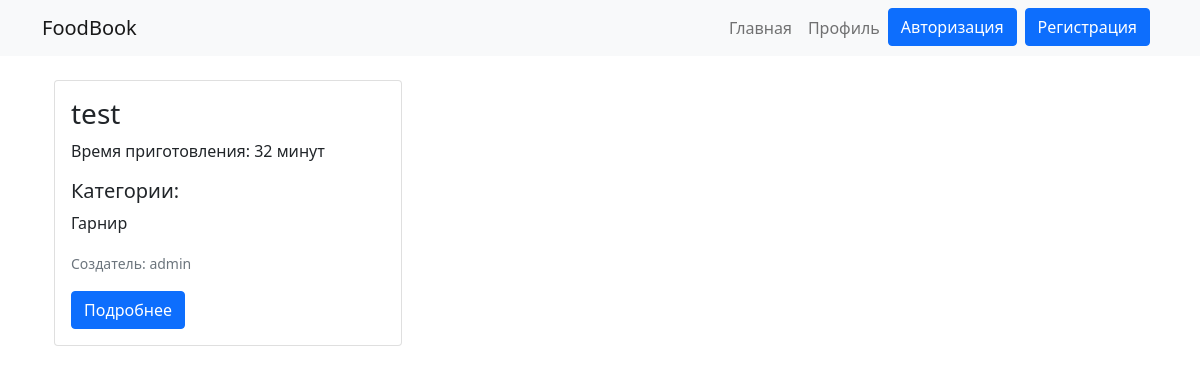
/recipe-and-product/recipts/, run on an earlier commit of the app's database.
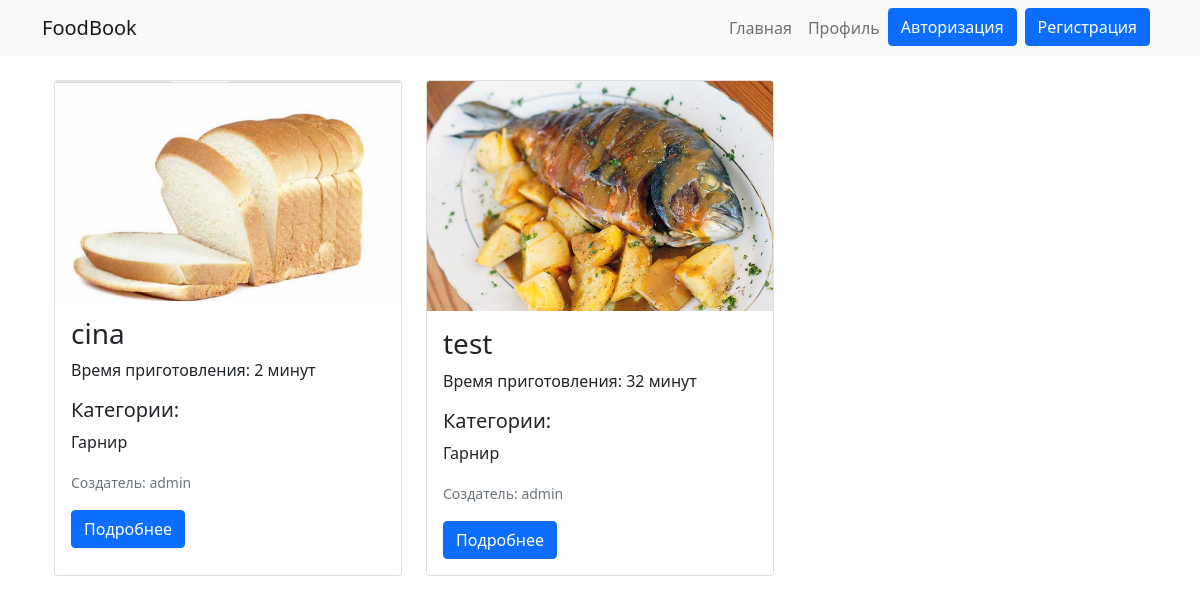
And on a later commit of the database.
### RecipeAndProduct/models.py (models this page shows, shortened)
class Recipe(models.Model):
    name = models.CharField(max_length=30,blank=True)
    discription  = models.TextField(null=False,blank=True)
    cooking_steps = models.TextField(null=False,blank=True)
    cooking_time = models.PositiveSmallIntegerField(default=0)
    image_dish  = models.ImageField(null=True, blank=True, upload_to=image_path_name)
    catigory_recipe = models.ManyToManyField(CatigoryRecipe, related_name='catigory_recipe')
    products = models.ManyToManyField(Products, related_name='products')
    user = models.ForeignKey(User, on_delete=models.PROTECT)

class CatigoryRecipe(models.Model):
    name = models.CharField(max_length=50,blank=True)

### RecipeAndProduct/views.py (the view)
# urls.py: path('recipts/', RecipeListView.as_view(), name = 'recipt-list'),
class RecipeListView(ListView):
    template_name = "RecipeAndProduct/recipe_list.html"
    queryset = (
        Recipe.objects
        .prefetch_related('catigory_recipe',)
        .all().order_by('?')[:5]
    )
    context_object_name = 'listrecipte'

### RecipeAndProduct/templates/RecipeAndProduct/recipe_list.html (shortened to what this page needs)
{%extends 'RecipeAndProduct/base_R&P.html'%}
{% load cache %}
{% block body %}
    <section class="container">
    <div class="row">
        {% if listrecipte %}
            {% for recept in listrecipte %}
                <div class="col-md-4 mb-4">
                    <div class="card h-100">
                        {% if recept.image_dish %}
                            <img src="{{ recept.image_dish.url }}" class="card-img-top img-fluid" alt="{{ recept.name }}">
                        {% endif %}
                        <div class="card-body">
                            <h3 class="card-title">{{ recept.name }}</h3>
                            <p class="card-text">Время приготовления: {{ recept.cooking_time }} минут</p>
                            <p class="card-text">
                                <h5>Категории:</h5>
                                <ul class="list-unstyled">
                                    {% for cat in recept.catigory_recipe.all %}
                                        <li>{{ cat.name }}</li>
                                    {% endfor %}
                                </ul>
                            </p>
                            <p class="card-text"><small class="text-muted">Создатель: {{ recept.user }}</small></p>
                            <a href="{% url 'RecipeAndProduct:recipt-ditails' pk=recept.pk %}" class="btn btn-primary">Подробнее</a>
                        </div>
                    </div>
                </div>
            {% endfor %}
        {% endif %}
    </div>
</section>
{% endblock %}

### RecipeAndProduct/templates/RecipeAndProduct/base_R&P.html (shortened to what this page needs)
<!DOCTYPE html>
<html lang="en">
<head>
    <link href="https://cdn.jsdelivr.net/npm/bootstrap@5.0.2/dist/css/bootstrap.min.css" rel="stylesheet">
</head>
 <nav class="navbar navbar-expand-lg navbar-light bg-light">
        <div class="container">
            <a class="navbar-brand" href="{% url 'RecipeAndProduct:recipt-list' %}">FoodBook</a>
            <div class="collapse navbar-collapse justify-content-end" id="navbarNav">
                <ul class="navbar-nav">
                    <li class="nav-item">
                        <a class="nav-link" href="{% url 'RecipeAndProduct:recipt-list' %}">Главная</a>
                    </li>
                    <li class="nav-item">
                        <a class="nav-link" href="{% url 'accounts:about_me' %}">Профиль</a>
                    </li>
                    {% if user.is_authenticated %}
                        <li class="nav-item">
                            <form method="post" action="{% url 'accounts:Logout_app' %}" class="d-inline">
                                {% csrf_token %}
                                <button type="submit" class="btn btn-outline-secondary">Выйти</button>
                            </form>
                        </li>
                    {% else %}
                        <li class="nav-item">
                            <a href="{% url 'accounts:login_app' %}" class="btn btn-primary">Авторизация</a>
                        </li>
                        <li class="nav-item mx-2">
                            <a href="{% url 'accounts:register' %}" class="btn btn-primary">Регистрация</a>
                        </li>
                    {% endif %}
                </ul>
            </div>
        </div>
    </nav>
    <section class="container mt-4">
        {% block body %}
        {% endblock %}
    </section>
</body>
</html>

What changed in the data, as far as the page shows it:
added Recipe: image_dish (picture), name "cina", cooking_time "2", user "admin", CatigoryRecipe (name "Гарнир")
changed Recipe "test": image_dish: picture added
